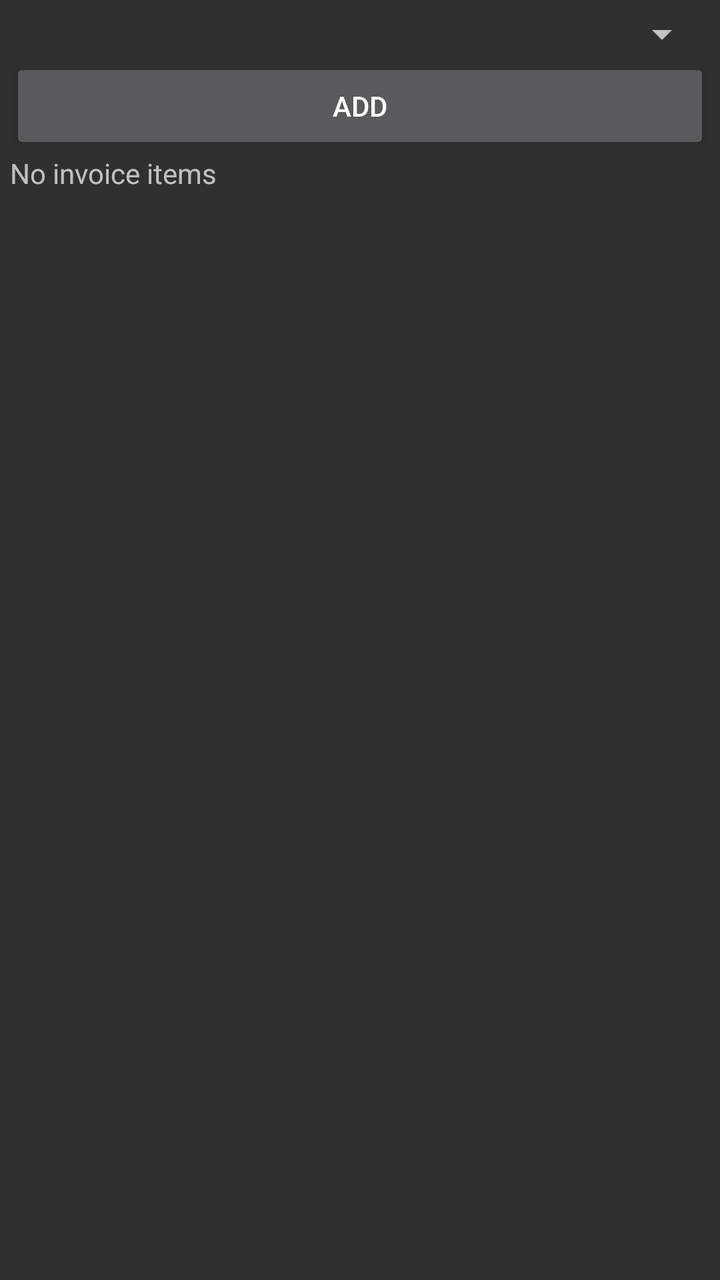
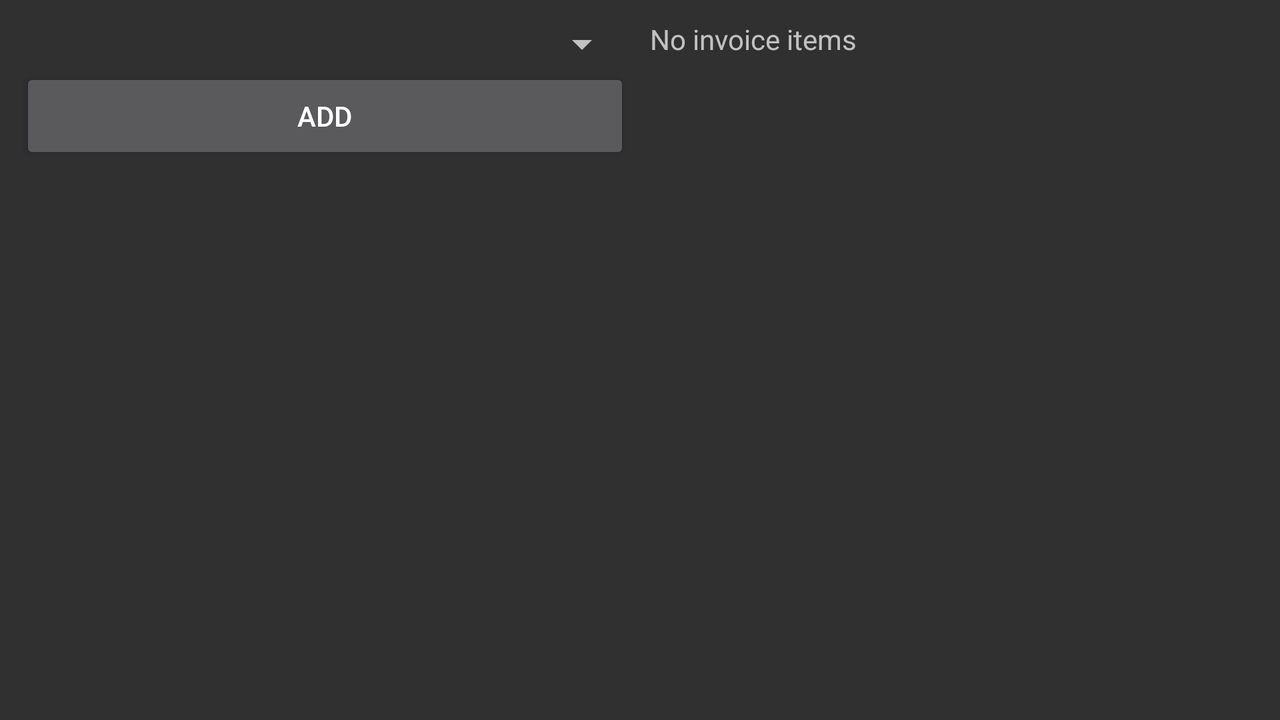

First picture: res/layout/ on a phone held upright. Second picture: the repository's own variant of that layout, on a device whose configuration matches the variant's folder. Source for both follows.
<!-- AndroidManifest.xml: application theme Theme.AppCompat -->
<!-- res/layout/invoice_item.xml -->
<?xml version="1.0" encoding="utf-8"?>
<LinearLayout xmlns:android="http://schemas.android.com/apk/res/android"
              android:layout_width="match_parent"
              android:layout_height="match_parent"
              android:orientation="vertical"
              android:padding="5dp">

    <Spinner
        android:id="@id/spinner"
        android:layout_width="match_parent"
        android:layout_height="wrap_content"
        android:drawSelectorOnTop="true"
        android:prompt="@string/invoice_item_type_spinner"/>

    <FrameLayout
        android:id="@id/panel_frame"
        android:layout_width="match_parent"
        android:layout_height="wrap_content"
        android:orientation="vertical"/>

    <Button
        android:id="@id/add_button"
        android:layout_width="match_parent"
        android:layout_height="wrap_content"
        android:text="@string/add"/>

    <FrameLayout
        android:layout_width="match_parent"
        android:layout_height="match_parent"
        android:orientation="vertical">

        <ListView
            android:id="@android:id/list"
            android:layout_width="match_parent"
            android:layout_height="match_parent"
            android:drawSelectorOnTop="false"/>

        
        <TextView
            android:id="@id/empty"
            android:layout_width="match_parent"
            android:layout_height="match_parent"
            android:text="@string/no_extra_items"/>
    </FrameLayout>
</LinearLayout>
<!-- resources referenced by this layout -->
<resources>
  <string name="add">Add</string>
  <string name="invoice_item_type_spinner">Select invoice item type</string>
  <string name="no_extra_items">No invoice items</string>
</resources>
<!-- res/layout-land/invoice_item.xml (the repository's variant of the layout above) -->
<!-- drawn on the phone turned sideways -->
<?xml version="1.0" encoding="utf-8"?>
<LinearLayout xmlns:android="http://schemas.android.com/apk/res/android"
              android:layout_width="match_parent"
              android:layout_height="match_parent"
              android:orientation="horizontal"
              android:padding="5dp">

    <LinearLayout
        android:layout_width="0dp"
        android:layout_height="match_parent"
        android:layout_weight="1.0"
        android:orientation="vertical"
        android:padding="5dp">

        <Spinner
            android:id="@+id/spinner"
            android:layout_width="match_parent"
            android:layout_height="wrap_content"
            android:drawSelectorOnTop="true"
            android:prompt="@string/invoice_item_type_spinner"/>

        <FrameLayout
            android:id="@+id/panel_frame"
            android:layout_width="match_parent"
            android:layout_height="wrap_content"
            android:orientation="vertical"/>

        <Button
            android:id="@+id/add_button"
            android:layout_width="match_parent"
            android:layout_height="wrap_content"
            android:text="@string/add"/>
    </LinearLayout>

    <LinearLayout
        android:layout_width="0dp"
        android:layout_height="match_parent"
        android:layout_weight="1.0"
        android:orientation="vertical"
        android:padding="5dp">

        <FrameLayout
            android:layout_width="match_parent"
            android:layout_height="match_parent"
            android:orientation="vertical">

            <ListView
                android:id="@android:id/list"
                android:layout_width="match_parent"
                android:layout_height="match_parent"
                android:drawSelectorOnTop="false"/>

            <TextView
                android:id="@+id/empty"
                android:layout_width="match_parent"
                android:layout_height="match_parent"
                android:text="@string/no_extra_items"/>
        </FrameLayout>
    </LinearLayout>
</LinearLayout>
